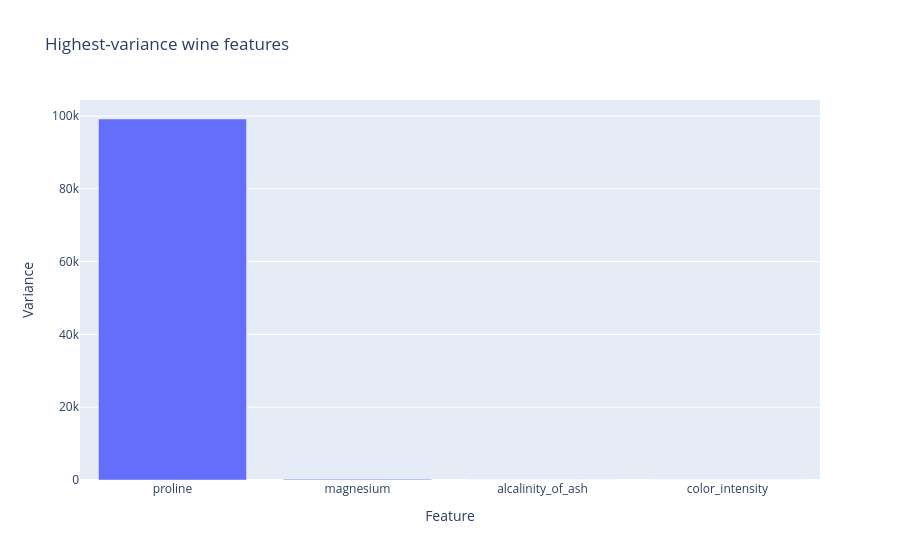

Here is the notebook cell this chart was saved with:
### Code cell
dimension_slider = widgets.IntSlider(value=4, min=2, max=6, description='Top N')

def show_top_features(top_n):
    ranking = df.drop(columns=['target', 'target_name']).var().sort_values(ascending=False).head(top_n)
    fig = px.bar(
        x=ranking.index,
        y=ranking.values,
        labels={'x': 'Feature', 'y': 'Variance'},
        title='Highest-variance wine features',
    )
    return fig

# Always show an initial chart even before widget interaction
display(show_top_features(dimension_slider.value))

widgets.interact(show_top_features, top_n=dimension_slider)

### Figure 1 — Plotly figure (JSON) as saved in the notebook; plotly's stock layout.template omitted (floating-point values rounded to 4 significant figures)
{"data": [{"hovertemplate": "Feature=%{x}<br>Variance=%{y}<extra></extra>", "legendgroup": "", "marker": {"color": "#636efa", "pattern": {"shape": ""}}, "name": "", "orientation": "v", "showlegend": false, "textposition": "auto", "type": "bar", "x": ["proline", "magnesium", "alcalinity_of_ash", "color_intensity"], "xaxis": "x", "y": [99170.0, 204.0, 11.15, 5.374], "yaxis": "y"}], "layout": {"barmode": "relative", "legend": {"tracegroupgap": 0}, "title": {"text": "Highest-variance wine features"}, "xaxis": {"anchor": "y", "domain": [0, 1], "title": {"text": "Feature"}}, "yaxis": {"anchor": "x", "domain": [0, 1], "title": {"text": "Variance"}}}}
